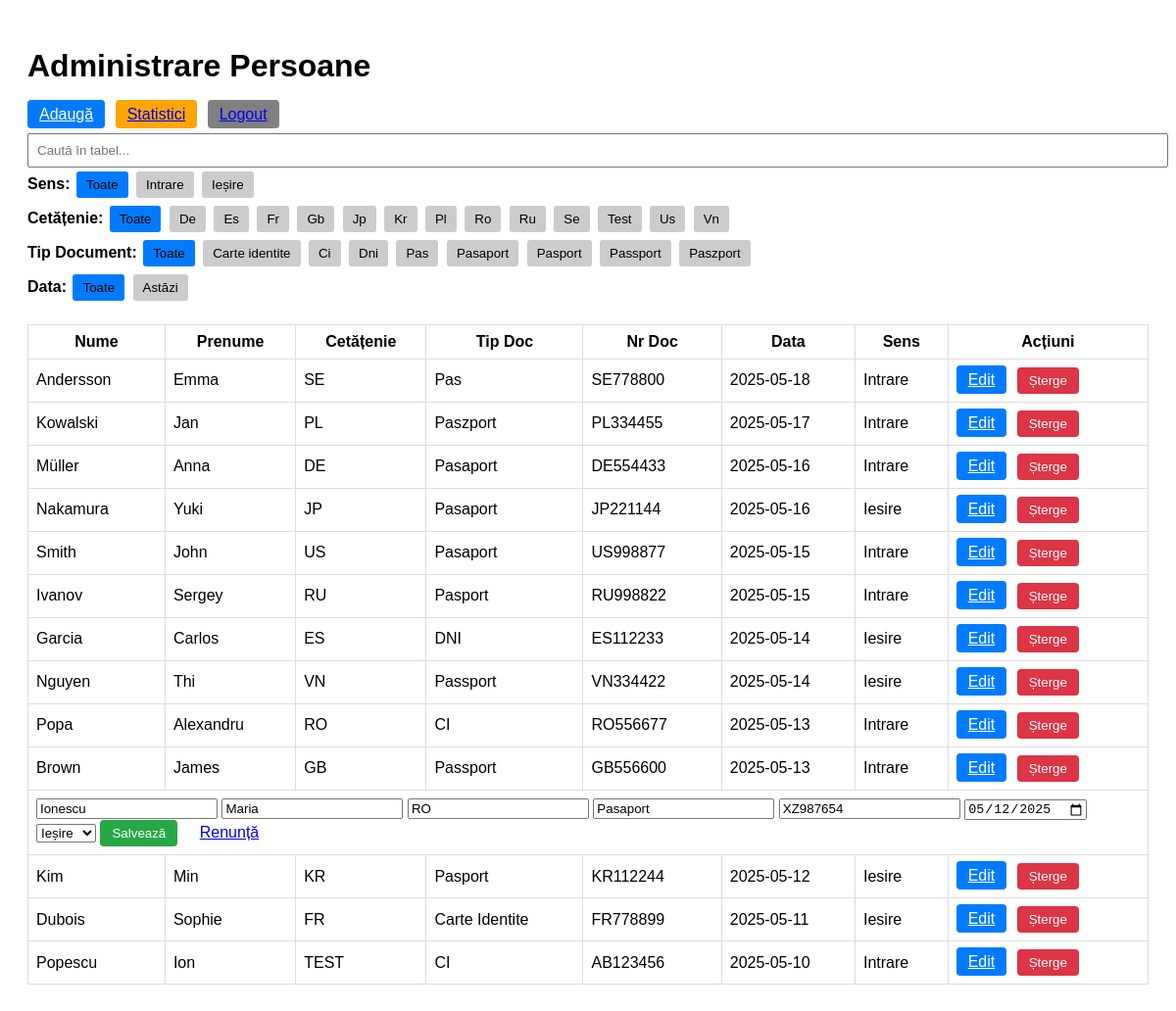
/index.php?edit=2, run on the app's committed database.
### tables this page shows
CREATE TABLE `persoane` (
  `id` int NOT NULL AUTO_INCREMENT,
  `nume` varchar(100) DEFAULT NULL,
  `prenume` varchar(100) DEFAULT NULL,
  `cetatenie` varchar(50) DEFAULT NULL,
  `tip_document` varchar(50) DEFAULT NULL,
  `nr_document` varchar(50) DEFAULT NULL,
  `data_trecere` date DEFAULT NULL,
  `sens` enum('Intrare','Iesire') DEFAULT NULL,
  PRIMARY KEY (`id`)
);

### index.php (the view, shortened to what this page needs)
<?php
include 'db.php';
$sql = "SELECT * FROM persoane ORDER BY data_trecere DESC";
$result = $conn->query($sql);
$edit_id = isset($_GET['edit']) ? intval($_GET['edit']) : 0;
$cetatenii = [];
$tipuri = [];
if ($result && $result->num_rows > 0) {
    while ($row = $result->fetch_assoc()) {
        $c = strtolower(trim($row['cetatenie']));
        $t = strtolower(trim($row['tip_document']));
        if ($c !== '' && !in_array($c, $cetatenii)) $cetatenii[] = $c;
        if ($t !== '' && !in_array($t, $tipuri)) $tipuri[] = $t;
    }
    sort($cetatenii);
    sort($tipuri);
    $result->data_seek(0);
}
?>
<!DOCTYPE html>
<html lang="ro">
<head>
</head>
<body>
<h1>Administrare Persoane</h1>
<a href="add.php" class="btn btn-edit">Adaugă</a>
<a href="statistica.php" class="btn" style="background: orange;">Statistici</a>
<a href="logout.php" class="btn" style="background: gray;">Logout</a>
<input type="text" id="search" placeholder="Caută în tabel...">
<div>
    <strong>Sens:</strong>
    <button class="filter-btn filter-sens active" data-filter="all">Toate</button>
    <button class="filter-btn filter-sens" data-filter="intrare">Intrare</button>
    <button class="filter-btn filter-sens" data-filter="iesire">Ieșire</button>
</div>
<div>
    <strong>Cetățenie:</strong>
    <button class="filter-btn filter-cetatenie active" data-filter="all">Toate</button>
    <?php foreach ($cetatenii as $c): ?>
        <button class="filter-btn filter-cetatenie" data-filter="<?= htmlspecialchars($c) ?>"><?= ucfirst(htmlspecialchars($c)) ?></button>
    <?php endforeach; ?>
</div>
<div>
    <strong>Tip Document:</strong>
    <button class="filter-btn filter-tipdoc active" data-filter="all">Toate</button>
    <?php foreach ($tipuri as $t): ?>
        <button class="filter-btn filter-tipdoc" data-filter="<?= htmlspecialchars($t) ?>"><?= ucfirst(htmlspecialchars($t)) ?></button>
    <?php endforeach; ?>
</div>
<div>
    <strong>Data:</strong>
    <button class="filter-btn filter-data active" data-filter="all">Toate</button>
    <button class="filter-btn filter-data" data-filter="today">Astăzi</button>
</div>
<table id="tabel">
    <thead>
        <tr>
            <th>Nume</th><th>Prenume</th><th>Cetățenie</th><th>Tip Doc</th><th>Nr Doc</th><th>Data</th><th>Sens</th><th>Acțiuni</th>
        </tr>
    </thead>
    <tbody>
        <?php while ($row = $result->fetch_assoc()): ?>
            <?php if ($edit_id === intval($row['id'])): ?>
                <tr>
                    <td colspan="8">
                        <form method="post" action="">
                            <input name="nume" value="<?= htmlspecialchars($row['nume']) ?>" required>
                            <input name="prenume" value="<?= htmlspecialchars($row['prenume']) ?>" required>
                            <input name="cetatenie" value="<?= htmlspecialchars($row['cetatenie']) ?>">
                            <input name="tip_document" value="<?= htmlspecialchars($row['tip_document']) ?>">
                            <input name="nr_document" value="<?= htmlspecialchars($row['nr_document']) ?>">
                            <input type="date" name="data_trecere" value="<?= htmlspecialchars($row['data_trecere']) ?>">
                            <select name="sens">
                                <option value="Iesire" <?= $row['sens'] === 'Iesire' ? 'selected' : '' ?>>Ieșire</option>
                            </select>
                            <button class="btn btn-update" type="submit">Salvează</button>
                            <a href="index.php" class="btn">Renunță</a>
                        </form>
                    </td>
                </tr>
            <?php else: ?>
                <tr>
                    <td><?= htmlspecialchars($row['nume']) ?></td>
                    <td><?= htmlspecialchars($row['prenume']) ?></td>
                    <td><?= htmlspecialchars($row['cetatenie']) ?></td>
                    <td><?= htmlspecialchars($row['tip_document']) ?></td>
                    <td><?= htmlspecialchars($row['nr_document']) ?></td>
                    <td><?= htmlspecialchars($row['data_trecere']) ?></td>
                    <td><?= htmlspecialchars($row['sens']) ?></td>
                    <td>
                        <a href="index.php?edit=<?= intval($row['id']) ?>" class="btn btn-edit">Edit</a>
                        <form method="post" action="" style="display:inline;" onsubmit="return confirm('Ștergi?');">
                            <button class="btn btn-delete" type="submit">Șterge</button>
                        </form>
                    </td>
                </tr>
            <?php endif; ?>
        <?php endwhile; ?>
    </tbody>
</table>
</body>
</html>

### index.php (style rules this page uses)
body { font-family: sans-serif; padding: 20px; }
.btn { padding: 6px 12px; border-radius: 4px; margin-right: 6px; cursor: pointer; border: none; }
.btn-update { background: #28a745; color: white; }
.btn-delete { background: #dc3545; color: white; }
.btn-edit { background: #007bff; color: white; }
.filter-btn.active { background: #007bff; }
.filter-btn { padding: 6px 10px; margin: 4px 2px; border: none; cursor: pointer; background: #ccc; border-radius: 3px; }
table { border-collapse: collapse; width: 100%; margin-top: 20px; }
th, td { border: 1px solid #ddd; padding: 8px; }
#search { width: 100%; padding: 8px; margin-top: 10px; }

### data on the page
persoane: nume "Andersson", prenume "Emma", cetatenie "SE", tip_document "Pas", nr_document "SE778800", data_trecere "2025-05-18", sens "Intrare"
persoane: nume "Kowalski", prenume "Jan", cetatenie "PL", tip_document "Paszport", nr_document "PL334455", data_trecere "2025-05-17", sens "Intrare"
persoane: nume "Müller", prenume "Anna", cetatenie "DE", tip_document "Pasaport", nr_document "DE554433", data_trecere "2025-05-16", sens "Intrare"
persoane: nume "Nakamura", prenume "Yuki", cetatenie "JP", tip_document "Pasaport", nr_document "JP221144", data_trecere "2025-05-16", sens "Iesire"
persoane: nume "Smith", prenume "John", cetatenie "US", tip_document "Pasaport", nr_document "US998877", data_trecere "2025-05-15", sens "Intrare"
persoane: nume "Ivanov", prenume "Sergey", cetatenie "RU", tip_document "Pasport", nr_document "RU998822", data_trecere "2025-05-15", sens "Intrare"
persoane: nume "Garcia", prenume "Carlos", cetatenie "ES", tip_document "DNI", nr_document "ES112233", data_trecere "2025-05-14", sens "Iesire"
persoane: nume "Nguyen", prenume "Thi", cetatenie "VN", tip_document "Passport", nr_document "VN334422", data_trecere "2025-05-14", sens "Iesire"
persoane: nume "Popa", prenume "Alexandru", cetatenie "RO", tip_document "CI", nr_document "RO556677", data_trecere "2025-05-13", sens "Intrare"
persoane: nume "Brown", prenume "James", cetatenie "GB", tip_document "Passport", nr_document "GB556600", data_trecere "2025-05-13", sens "Intrare"
persoane: nume "Ionescu", prenume "Maria", cetatenie "RO", tip_document "Pasaport", nr_document "XZ987654", data_trecere "05/12/2025", sens "Ieșire"
persoane: nume "Kim", prenume "Min", cetatenie "KR", tip_document "Pasport", nr_document "KR112244", data_trecere "2025-05-12", sens "Iesire"
persoane: nume "Dubois", prenume "Sophie", cetatenie "FR", tip_document "Carte Identite", nr_document "FR778899", data_trecere "2025-05-11", sens "Iesire"
persoane: nume "Popescu", prenume "Ion", cetatenie "TEST", tip_document "CI", nr_document "AB123456", data_trecere "2025-05-10", sens "Intrare"

### other printed values
$c "De"
$c "Es"
$c "Fr"
$c "Gb"
$c "Jp"
$c "Kr"
$c "Pl"
$c "Ro"
$c "Ru"
$c "Se"
$c "Test"
$c "Us"
$c "Vn"
$t "Carte identite"
$t "Ci"
